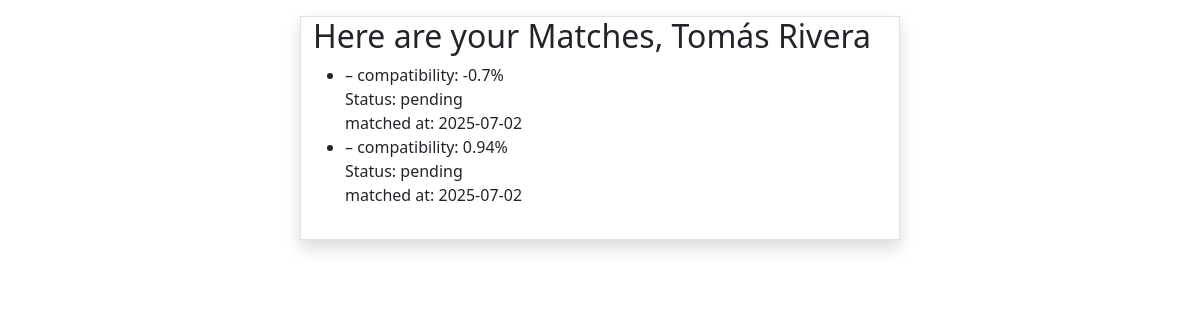
Page /my_matches (signed in) on the committed database.
### models.py (models this page shows)
class User(db.Model):
    __tablename__ = 'user'
    user_id = db.Column(db.Integer, primary_key=True)
    uni_id = db.Column(db.Integer, db.ForeignKey('university.uni_id'))
    name = db.Column(db.Text, nullable=False)
    email = db.Column(db.Text, unique=True, nullable=False)
    password = db.Column(db.Text, nullable=False)
    birth_date = db.Column(db.Date, nullable=False)
    created_at = db.Column(db.Date, default=date.today)
    profile_picture = db.Column(db.LargeBinary, nullable=False)
    description = db.Column(db.Text, nullable=False, default="")
    university = db.relationship('University', backref='students', lazy=True)
    personality_result = db.relationship('PersonalityResult', uselist=False, backref='user')

class Match(db.Model):
    __tablename__ = 'match'
    match_id = db.Column(db.Integer, primary_key=True)
    user1_id = db.Column(db.Integer, db.ForeignKey('user.user_id'))
    user2_id = db.Column(db.Integer, db.ForeignKey('user.user_id'))
    compatibility = db.Column(db.Float)
    status = db.Column(db.Text)  # e.g., 'pending', 'accepted'
    matched_at = db.Column(db.Date)
    user1 = db.relationship('User', foreign_keys=[user1_id], backref='matches_as_user1')
    user2 = db.relationship('User', foreign_keys=[user2_id], backref='matches_as_user2')

### routes/route_my_matches.py (the view)
@main_bp.route('/my_matches', methods=['GET', 'POST'])
def my_matches():
    user_id= session.get('user_id')
    currUser = user_dao.get_uid(user_id)
    matches = match_dao.get_all_for_uid(user_id=user_id)
    return render_template('my_matches.html',matches=matches,currUser=currUser)

### dao/match_dao.py (called while the page is built)
    @classmethod
    def get_all_for_uid(cls, user_id):
        return Match.query.filter(
            (Match.user1_id == user_id) | (Match.user2_id == user_id)
        ).all()

### dao/user_dao.py (called while the page is built)
    @classmethod
    def get_uid(cls, user_id):
        return db.session.get(User, user_id)

### templates/my_matches.html
{% extends 'base.html' %}
{% block header %}
    <h2>
Here are your Matches, {{currUser.name}}
    </h2>
{% endblock %}
{% block content %}
<ul>
  {% for match in matches %}
    <li>
      {{ match.name }} – compatibility: {{ match.compatibility }}%<br>
      Status: {{ match.status }}<br>
      matched at: {{ match.matched_at}}
    </li>
  {% endfor %}
</ul>
{% endblock %}

### rows in the picture
User: name "Tomás Rivera"
Match: compatibility "-0.7", status "pending", matched_at "2025-07-02"
Match: compatibility "0.94", status "pending", matched_at "2025-07-02"
